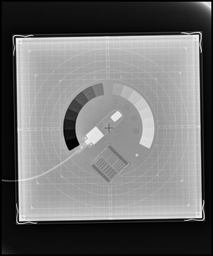
#> input picture PNG - Copy/0.8mAs.png, 213 x 256 px, shrunk from 2560 x 3072 before the run, found by its file name
$ jupyter execute --allow-errors main2.ipynb
#> lines starting #> are read from the running program, lines starting #| are printed output that depends on the picture; after the words box and inside, x2 and y2 are one past the last pixel; in counts of white or black regions, pixels touching at a corner belong together
[cell 1]
import numpy as np
import cv2
import matplotlib.pyplot as plt

def to_grayscale(image):
    return np.dot(image[..., :3], [0.2989, 0.5870, 0.1140]).astype(np.uint8)


def threshold(image, thresh_value=128):
    binary_image = np.zeros_like(image)
    binary_image[image > thresh_value] = 255
    return binary_image

def draw_rectangle(image, top_left, width, height, color=(0, 255, 0)):
    x, y = top_left
    image[y, x:x + width] = color
    image[y + height - 1, x:x + width] = color
    image[y:y + height, x] = color
    image[y:y + height, x + width - 1] = color
    return image

def draw_red_dot(image, center, radius=5, color=(0, 0, 255)):
    x, y = center
    for i in range(-radius, radius + 1):
        for j in range(-radius, radius + 1):
            if i**2 + j**2 <= radius**2:
                if 0 <= y + i < image.shape[0] and 0 <= x + j < image.shape[1]:
                    image[y + i, x + j] = color
    return image

[cell 2]
input_image_path = r"PNG\0.8mAs.png"
input_image = cv2.imread(input_image_path)
#> input_image is the input picture: shape (256, 213, 3); min 0, max 252, mean 112.4

if input_image is None:
    print("Error: Could not read the image. Please check the path and filename.")
else:
    grayscale_image = to_grayscale(input_image)

    plt.figure(figsize=(6, 6))
    plt.imshow(grayscale_image, cmap='gray')
    plt.title('Grayscale Image')
    plt.axis('off')
    plt.show()

[cell 3]

import numpy as np
import cv2
import matplotlib.pyplot as plt

input_image = cv2.imread(input_image_path)

kernel_images_info = [
    ("Left_Top_KERNEL.png", "top_left"),
    ("Right_Top_KERNEL.png", "top_right"),
    ("Left_Bottom_KERNEL.png", "bottom_left"),
    ("Right_Bottom_KERNEL.png", "bottom_right")
]

if input_image is None:
    print("Error: Could not read the input image. Please check the path and filename.")
else:
    grayscale_image = np.dot(input_image[..., :3], [0.2989, 0.5870, 0.1140]).astype(np.uint8)
    threshold_value = 128
    binary_image = threshold(grayscale_image, thresh_value=threshold_value)
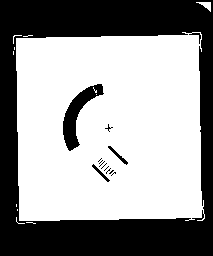
#> binary_image: shape (256, 213); 59.8% white; 13 black regions (9 under 20 px), largest, box (x1, y1, x2, y2) and area: (0, 0, 213, 256) 20783, (63, 84, 104, 151) 936, (108, 146, 128, 165) 78, (92, 164, 110, 182) 66

    output_image = input_image.copy()
    corner_points = {}

    for kernel_image_path, position_type in kernel_images_info:
        kernel_image = cv2.imread(kernel_image_path, cv2.IMREAD_GRAYSCALE)
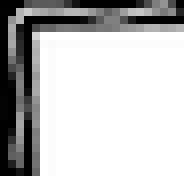
#> input picture Left_Top_KERNEL.png, 23 x 22 px, shrunk from 272 x 268 before the run (shown 8 times larger)
#> kernel_image is the input picture: shape (22, 23); min 0, max 255, mean 189.7

        if kernel_image is None:
            print(f"Error: Could not read kernel image {kernel_image_path}.")
            continue

        template_height, template_width = kernel_image.shape
        max_similarity = 0.8
        best_match_position = (0, 0)

        step_size = 20
        for y in range(0, binary_image.shape[0] - template_height + 1, step_size):
            for x in range(0, binary_image.shape[1] - template_width + 1, step_size):
                region = binary_image[y:y + template_height, x:x + template_width]
                match_score = np.sum(region == kernel_image) / (template_height * template_width)

                if match_score > max_similarity:
                    max_similarity = match_score
                    # print(max_similarity)
                    best_match_position = (x, y)
#> after the loop, best_match_position = (0, 0); max_similarity = 0.8

        if position_type == "top_left":
            point = best_match_position  # top-left corner
#> point = (0, 0)
        elif position_type == "top_right":
            point = (best_match_position[0] + template_width, best_match_position[1])  # top-right corner
        elif position_type == "bottom_left":
            point = (best_match_position[0], best_match_position[1] + template_height)  # bottom-left corner
        elif position_type == "bottom_right":
            point = (best_match_position[0] + template_width, best_match_position[1] + template_height)  # bottom-right corner

        corner_points[position_type] = point
        print(corner_points)
#| {'top_left': (0, 0)}

        output_image = draw_rectangle(output_image, best_match_position, template_width, template_height, color=(0, 255, 0))
#> in draw_rectangle, `x, y = top_left`: x = 0
#> in draw_rectangle, `image[y:y + height, x + width - 1] = color`:
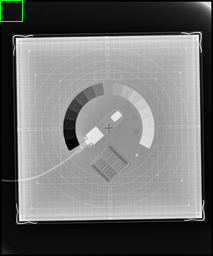
#> image: shape (256, 213, 3); mean B, G, R 112.4, 112.8, 112.4

        output_image = draw_red_dot(output_image, point, radius=10, color=(0, 0, 255))
#> after the loop in draw_red_dot, `for i in range(-radius, radius + 1):`:
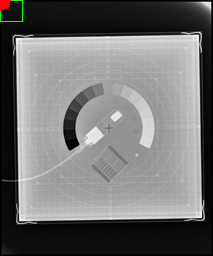
#> image: shape (256, 213, 3); 0.17% of pixels changed, all inside (x1, y1, x2, y2) = (0, 0, 11, 11)

    plt.figure(figsize=(12, 12))
    plt.imshow(cv2.cvtColor(output_image, cv2.COLOR_BGR2RGB))
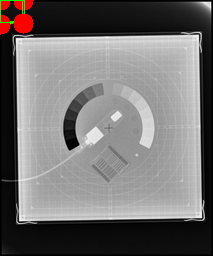
#> output_image: shape (256, 213, 3); mean B, G, R 112.3, 112.7, 115.4
    plt.title('Most Similar Matching Areas with Labeled Points')
    plt.axis('off')
    plt.show()

[cell 4]
top_left = corner_points['top_left']
#> top_left = (0, 0)
top_right = corner_points['top_right']
#> top_right = (23, 0)
bottom_left = corner_points['bottom_left']
#> bottom_left = (0, 24)
bottom_right = corner_points['bottom_right']
#> bottom_right = (23, 23)

left_edge = min(top_left[0], bottom_left[0])
#> left_edge = 0
right_edge = max(top_right[0], bottom_right[0])
#> right_edge = 23
top_edge = min(top_left[1], top_right[1])
#> top_edge = 0
bottom_edge = max(bottom_left[1], bottom_right[1])
#> bottom_edge = 24

cropped_image = input_image[top_edge:bottom_edge, left_edge:right_edge]
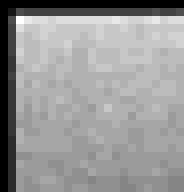
#> cropped_image: shape (24, 23, 3) (shown 8 times larger); min 0, max 23, mean 13.7; drawn with min black and max white

plt.figure(figsize=(8, 8))
plt.imshow(cv2.cvtColor(cropped_image, cv2.COLOR_BGR2RGB))
plt.title('Cropped Image from the Four Corners')
plt.axis('off')
plt.show()

[cell 5]
import numpy as np
import matplotlib.pyplot as plt
from math import atan2, degrees, cos, sin

def calculate_rotation_angle(point1, point2):
    delta_y = point2[1] - point1[1]
    delta_x = point2[0] - point1[0]
    angle = atan2(delta_y, delta_x)
    return degrees(angle)

def rotate_image(image, angle):
    (height, width) = image.shape[:2]
    center = (width // 2, height // 2)

    angle_rad = np.deg2rad(angle)
    cos_theta = cos(angle_rad)
    sin_theta = sin(angle_rad)

    new_width = int(abs(height * sin_theta) + abs(width * cos_theta))
    new_height = int(abs(height * cos_theta) + abs(width * sin_theta))

    rotated_image = np.zeros((new_height, new_width, image.shape[2]), dtype=image.dtype)
    offset_x = (new_width - width) // 2
    offset_y = (new_height - height) // 2

    for y in range(new_height):
        for x in range(new_width):
            x_orig = (x - offset_x - center[0]) * cos_theta + (y - offset_y - center[1]) * sin_theta + center[0]
            y_orig = -(x - offset_x - center[0]) * sin_theta + (y - offset_y - center[1]) * cos_theta + center[1]

            if 0 <= x_orig < width and 0 <= y_orig < height:
                rotated_image[y, x] = image[int(y_orig), int(x_orig)]

    return rotated_image

top_left = corner_points['top_left']
top_right = corner_points['top_right']
bottom_left = corner_points['bottom_left']
bottom_right = corner_points['bottom_right']

left_edge = min(top_left[0], bottom_left[0])
right_edge = max(top_right[0], bottom_right[0])
top_edge = min(top_left[1], top_right[1])
bottom_edge = max(bottom_left[1], bottom_right[1])

cropped_image = input_image[top_edge:bottom_edge, left_edge:right_edge]

rotation_angle = calculate_rotation_angle(top_left, top_right)
#> in calculate_rotation_angle, `delta_y = point2[1] - point1[1]`: delta_y = 0
#> in calculate_rotation_angle, `delta_x = point2[0] - point1[0]`: delta_x = 23
#> in calculate_rotation_angle, `angle = atan2(delta_y, delta_x)`: angle = 0
#> rotation_angle = 0
print(rotation_angle)
#| 0.0

rotated_cropped_image = rotate_image(cropped_image, -2*rotation_angle)

plt.figure(figsize=(8, 8))
plt.imshow(cv2.cvtColor(rotated_cropped_image, cv2.COLOR_BGR2RGB))
plt.title('Rotated Cropped Image')
plt.axis('off')
plt.show()

[cell 6]
height, width = rotated_cropped_image.shape[:2]
margin_x = int(width * 0.10)
margin_y = int(height * 0.10)

cropped_final_image = rotated_cropped_image[margin_y:height - margin_y, margin_x:width - margin_x]

plt.figure(figsize=(8, 8))
plt.imshow(cv2.cvtColor(cropped_final_image, cv2.COLOR_BGR2RGB))
plt.title('Final Image Cropped 10% from Each Side')
plt.axis('off')
plt.show()

[cell 7]
threshold_value = 125
cropped_binary_image = threshold(cropped_final_image, thresh_value=threshold_value)

plt.figure(figsize=(6, 6))
plt.imshow(cropped_binary_image, cmap='gray')
plt.title('Binary Threshold Image')
plt.axis('off')
plt.show()

[cell 8]
import numpy as np
import cv2
import matplotlib.pyplot as plt


phantom_kernel_path = 'phantom-kernel.png'
phantom_kernel = cv2.imread(phantom_kernel_path)
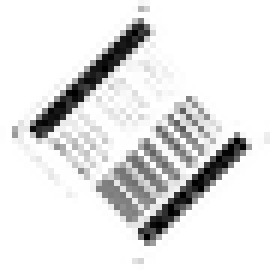
#> input picture phantom-kernel.png, 46 x 46 px, shrunk from 552 x 547 before the run (shown 6 times larger)
#> phantom_kernel is the input picture: shape (46, 46, 3); min 0, max 255, mean 228.1
if phantom_kernel is None:
    print("Error: Could not read the phantom kernel image. Please check the path and filename.")
else:
    phantom_kernel_gray = to_grayscale(phantom_kernel)
    cropped_binary_image = to_grayscale(cropped_binary_image)

    template_height, template_width = phantom_kernel_gray.shape
    max_similarity = -1
    best_match_position = None

    step_size = 10
    for y in range(0, cropped_binary_image.shape[0] - template_height + 1, step_size):
        for x in range(0, cropped_binary_image.shape[1] - template_width + 1, step_size):
            region = cropped_binary_image[y:y + template_height, x:x + template_width]

            match_score = np.sum(region == phantom_kernel_gray) / (template_height * template_width)

            if match_score > max_similarity:
                max_similarity = match_score
                best_match_position = (x, y)
#> after the loop, max_similarity = -1

    if best_match_position is not None:
        x_best, y_best = best_match_position

        cropped_best_match = cropped_final_image[y_best:y_best + template_height, x_best:x_best + template_width]

        plt.figure(figsize=(8, 8))
        plt.imshow(cv2.cvtColor(cropped_best_match, cv2.COLOR_BGR2RGB))
        plt.title('Cropped Image of the Best Match Region')
        plt.axis('off')
        plt.show()
    else:
        print("No matching regions found.")

[cell 9]
import numpy as np
import matplotlib.pyplot as plt
from math import cos, sin, radians

# [28 lines left out: function rotate_image, not called in this run]

#> (the rest of this cell did not finish here and is left out)

[cell 10]
import cv2
import numpy as np
import matplotlib.pyplot as plt
import time

image = rotated_cropped_image.copy()
clone = image.copy()

start_point = None
end_point = None
drawing = False

# [52 lines left out: functions draw_rectangle, crop_image_by_rectangle, plot_image_in_jupyter, not called in this run]

cv2.imshow("Select Rectangle to Crop", image)
cv2.setMouseCallback("Select Rectangle to Crop", draw_rectangle)

cv2.waitKey(0)
cv2.destroyAllWindows()

# SMOOTHING DENENDI AMA BOZUYOR

[cell 11]
import cv2
import numpy as np

def smooth_image(image_path, kernel_size=3):
    """Apply smoothing (mean filter) to an image and save it."""
    # Read the image in grayscale
    image = cv2.imread(image_path, cv2.IMREAD_GRAYSCALE)

    # Padding the image to handle borders
    pad_size = kernel_size // 2
    padded_image = np.pad(image, ((pad_size, pad_size), (pad_size, pad_size)), mode='constant', constant_values=0)

    # Create an empty array for the smoothed image
    smoothed_image = np.zeros_like(image)

    # Apply the mean filter
    for i in range(image.shape[0]):
        for j in range(image.shape[1]):
            # Extract the kernel region
            kernel_region = padded_image[i:i + kernel_size, j:j + kernel_size]
            # Calculate the mean value
            mean_value = np.mean(kernel_region)
            # Assign the mean value to the smoothed image
            smoothed_image[i, j] = int(mean_value)

    # Construct the new file name
    file_name_parts = image_path.split('.')
    base_name = '.'.join(file_name_parts[:-1])
    extension = file_name_parts[-1]
    new_file_name = f"{base_name}_smoothed_{kernel_size}x{kernel_size}.{extension}"

    # Save the smoothed image
    cv2.imwrite(new_file_name, smoothed_image)
    print(f"Smoothed image saved as: {new_file_name}")

# Example usage
#> (the rest of this cell did not finish here and is left out)


[cell 12]
image_path = "ready_to_freq_analysis.png"
cropped_image = cv2.imread(image_path)
#> (the rest of this cell did not finish here and is left out)

[cell 13]
height, width = binary_image.shape

right_start = int(width * 0.7)
left_end = int(width * 0.3)

final1 = binary_image[:, right_start:width]
#> final1: shape (256, 64); 58.5% white; 1 black region, box (x1, y1, x2, y2) and area: (0, 0, 64, 256) 6798
cv2.imwrite('final1.png', final1)

final2 = binary_image[:, :left_end]
#> final2: shape (256, 63); 52.1% white; 1 black region, box (x1, y1, x2, y2) and area: (0, 0, 63, 256) 7725
cv2.imwrite('final2.png', final2)

plt.figure(figsize=(12, 6))

plt.subplot(1, 2, 1)
plt.imshow(final1, cmap='gray')
plt.title('Right 30% of the Image (final1)')
plt.axis('off')

plt.subplot(1, 2, 2)
plt.imshow(final2, cmap='gray')
plt.title('Left 30% of the Image (final2)')
plt.axis('off')

plt.tight_layout()
plt.show()

[cell 14]
import numpy as np
import matplotlib.pyplot as plt

def analyze_image_with_quality(image_path, threshold=0.4, max_distance=3):
    image = plt.imread(image_path)
    if image.ndim == 3:
        image = to_grayscale(image)

    binary_image = image

    height, width = binary_image.shape
    ratios = []
    for row in range(height):
        total_pixels = width
        black_pixels = np.sum(binary_image[row] == 0)
        ratio = black_pixels / total_pixels
        ratios.append(ratio)

    indices = [i for i, value in enumerate(ratios) if value > threshold]

    groups = []
    if indices:
        current_group = [indices[0]]
        for i in range(1, len(indices)):
            if indices[i] - indices[i - 1] <= max_distance:
                current_group.append(indices[i])
            else:
                groups.append(current_group)
                current_group = [indices[i]]
        groups.append(current_group)

    quality_results = []
    for group in groups:
        mean_value = np.mean([ratios[i] for i in group])
        quality_results.append((group, mean_value * 100))

    transposed_image = binary_image.T

    fig, ax = plt.subplots(3, 1, figsize=(16, 12))

    ax[0].plot(range(len(ratios)), ratios, label="Black Pixel Ratio")
    ax[0].set_title("Black Pixel Ratio Per Horizontal Line")
    ax[0].set_xlabel("Line Index (from top)")
    ax[0].set_ylabel("Black/Total Pixels")
    ax[0].legend()
    ax[0].grid()

    ax[1].imshow(transposed_image, cmap='gray')
    ax[1].set_title('Transposed Binary Image')
    ax[1].axis('off')

    ax[2].plot(range(len(ratios)), ratios, label="Black Pixel Ratio")
    for group, mean_percentage in quality_results:
        center_x = int(np.mean(group))
        if 0 <= center_x < len(ratios):
            ax[2].text(
                center_x,
                ratios[center_x],
                f"{mean_percentage:.2f}%",
                color="blue",
                fontsize=10,
                bbox=dict(facecolor="white", alpha=0.7)
            )
    ax[2].set_title("Black Pixel Ratio with Quality Annotations")
    ax[2].set_xlabel("Line Index (from top)")
    ax[2].set_ylabel("Black/Total Pixels")
    ax[2].grid()

    plt.tight_layout()
    plt.show()

    return ratios, quality_results


ratios, quality_results = analyze_image_with_quality('final1.png')
#> the loop in analyze_image_with_quality, `for row in range(height):` made 256 passes
#> (black_pixels, ratio) on passes 1 to 3: (64, 1), (64, 1), (49, 0.766)
#> after the loop in analyze_image_with_quality, `for row in range(height):`: ratios = 256 values, max 1 at index 0, min 0.141 at index 206, mean 0.415
#> in analyze_image_with_quality, `indices = [i for i, value in enumerate(ratios) if value > threshold]`: indices = 73 values from 0 to 255
#> in analyze_image_with_quality, `current_group = [indices[0]]`: current_group = [0]
#> the loop in analyze_image_with_quality, `for i in range(1, len(indices)):` made 72 passes
#> current_group on pass 35: [218]
#> after the loop in analyze_image_with_quality, `for i in range(1, len(indices)):`: groups = 1 item
#> the loop in analyze_image_with_quality, `for group in groups:` made 2 passes
#> mean_value on passes 1 to 2: 0.959, 0.98
#> after the loop in analyze_image_with_quality, `for group in groups:`: quality_results = 2 items
#> the loop in analyze_image_with_quality, `for group, mean_percentage in quality_results:` made 2 passes
#> (mean_percentage, center_x) on passes 1 to 2: (95.89, 17), (98.03, 236)
#> in analyze_image_with_quality, `plt.show()`:
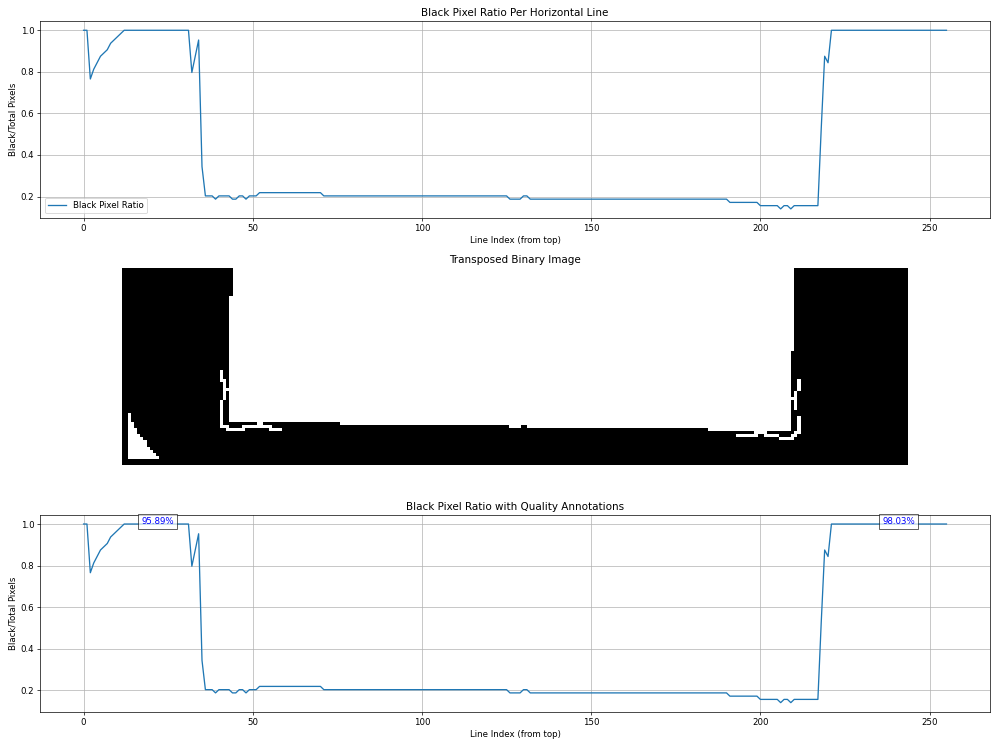
#> figure drawn by matplotlib, 3 panels; panel 1: curve peaks at x = 0, y = 1; panel 3: curve peaks at x = 0, y = 1
#> quality_results = 2 items

[cell 15]
ratios, quality_results = analyze_image_with_quality('final2.png')
#> the loop in analyze_image_with_quality (call 2), `for row in range(height):` made 256 passes
#> (black_pixels, ratio) on passes 1 to 3: (63, 1), (63, 1), (63, 1)
#> the loop in analyze_image_with_quality (call 2), `for i in range(1, len(indices)):` made 72 passes
#> current_group on pass 38: [221]
#> the loop in analyze_image_with_quality (call 2), `for group in groups:` made 2 passes
#> mean_value on passes 1 to 2: 0.984, 0.991
#> the loop in analyze_image_with_quality (call 2), `for group, mean_percentage in quality_results:` made 2 passes
#> (mean_percentage, center_x) on passes 1 to 2: (98.41, 18), (99.14, 238)

[cell 16]
import cv2
import numpy as np

def resize_image(image_path, resize_rate):
    image = cv2.imread(image_path, cv2.IMREAD_GRAYSCALE)

    new_height = int(image.shape[0] * resize_rate)
    new_width = int(image.shape[1] * resize_rate)

    if new_height < 1 or new_width < 1:
        raise ValueError("Resize rate is too small, resulting in invalid dimensions.")
    if new_height > 10000 or new_width > 10000:
        raise ValueError("Resize rate is too large, resulting in excessively large dimensions.")

    resized_image = np.zeros((new_height, new_width), dtype=np.uint8)

    for i in range(new_height):
        for j in range(new_width):
            orig_i = min(int(i / resize_rate), image.shape[0] - 1)
            orig_j = min(int(j / resize_rate), image.shape[1] - 1)
            resized_image[i, j] = image[orig_i, orig_j]

    file_name_parts = image_path.split('.')
    base_name = '.'.join(file_name_parts[:-1])
    extension = file_name_parts[-1]
    new_file_name = f"{base_name}_resized_rate_{resize_rate:.1f}.{extension}"

    cv2.imwrite(new_file_name, resized_image)
    print(f"Resized image saved as: {new_file_name}")


def erode(image, kernel):
    """Performs erosion on the binary image."""
    kernel_height, kernel_width = kernel.shape
    padded_image = np.pad(image, ((kernel_height // 2, kernel_height // 2), (kernel_width // 2, kernel_width // 2)), mode='constant', constant_values=0)
    eroded_image = np.zeros_like(image)

    for i in range(image.shape[0]):
        for j in range(image.shape[1]):
            region = padded_image[i:i + kernel_height, j:j + kernel_width]
            if np.all(region == kernel):
                eroded_image[i, j] = 255

    return eroded_image

def dilate(image, kernel):
    """Performs dilation on the binary image."""
    kernel_height, kernel_width = kernel.shape
    padded_image = np.pad(image, ((kernel_height // 2, kernel_height // 2), (kernel_width // 2, kernel_width // 2)), mode='constant', constant_values=0)
    dilated_image = np.zeros_like(image)

    for i in range(image.shape[0]):
        for j in range(image.shape[1]):
            region = padded_image[i:i + kernel_height, j:j + kernel_width]
            if np.any(region == kernel):
                dilated_image[i, j] = 255

    return dilated_image

def process_image(input_path, output_path):
    """Reads the input image, performs erosion and dilation, and saves the result."""
    image = cv2.imread(input_path, cv2.IMREAD_GRAYSCALE)

    kernel = np.ones((3, 3), dtype=np.uint8) * 255

    eroded_image = erode(image, kernel)

    dilated_image = dilate(eroded_image, kernel)

    cv2.imwrite(output_path, dilated_image)

process_image('final1.png', 'final1_v2.png')

[cell 17]
resize_image('final1.png', 3)
process_image('final1_resized_rate_3.0.png', 'final1_v2.png')
#> in dilate (call 2), `padded_image = np.pad(image, ((kernel_height // 2, kernel_height // 2)..`:
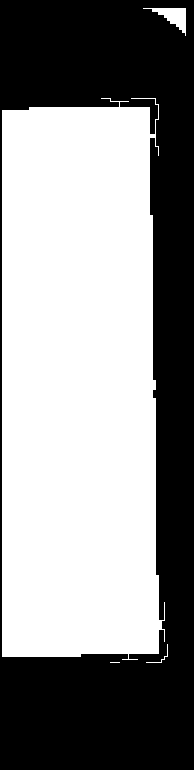
#> padded_image: shape (770, 194); 56.4% white; 1 black region, box (x1, y1, x2, y2) and area: (0, 0, 194, 770) 65166
ratios, quality_results = analyze_image_with_quality('final1_v2.png')
#> call 3 of analyze_image_with_quality, with image_path = 'final1_v2.png', threshold = 0.4, max_distance = 3
#> the loop in analyze_image_with_quality (call 3), `for row in range(height):` made 768 passes
#> (black_pixels, ratio) on passes 1 to 3: (192, 1), (192, 1), (192, 1)
#> after the loop in analyze_image_with_quality (call 3), `for row in range(height):`: ratios = 768 values, max 1 at index 0, min 0.141 at index 618, mean 0.415
#> in analyze_image_with_quality (call 3), `indices = [i for i, value in enumerate(ratios) if value > threshold]`: indices = 219 values from 0 to 767
#> in analyze_image_with_quality (call 3), `current_group = [indices[0]]`: current_group = [0]
#> the loop in analyze_image_with_quality (call 3), `for group in groups:` made 2 passes
#> in analyze_image_with_quality (call 3), `transposed_image = binary_image.T`:
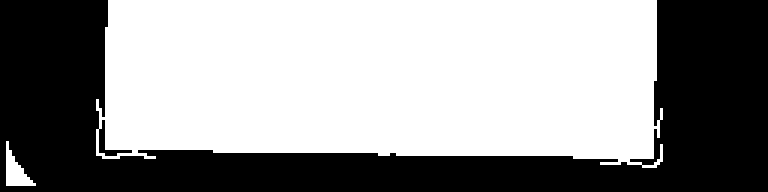
#> transposed_image: shape (192, 768) float32; values 0 (black) and 1 (white), 58.5% white; 1 black region, box (x1, y1, x2, y2) and area: (0, 0, 768, 192) 61182
#> the loop in analyze_image_with_quality (call 3), `for group, mean_percentage in quality_results:` made 2 passes
#> (mean_percentage, center_x) on passes 1 to 2: (95.89, 52), (98.03, 710)
